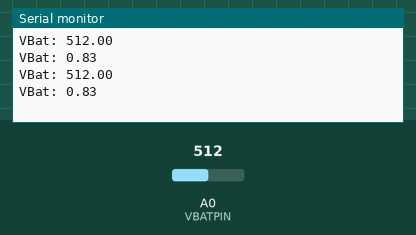
This sketch was run on a simulated Arduino Uno, built with avr-gcc and run on an emulated ATmega328P. On the bench: the last lines printed to the serial monitor. The test bench sets the inputs (shaded band); at power-on: A0 (VBATPIN) = 512.

Above: at 1.8 s.
1.9 s: A0 (VBATPIN) set to 716
At 2.7 s:
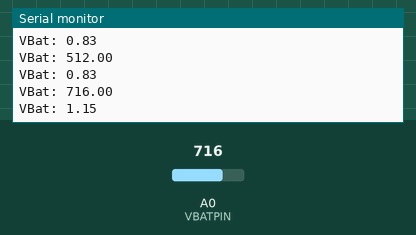
3.4 s: A0 (VBATPIN) set to 900
At 4.8 s:
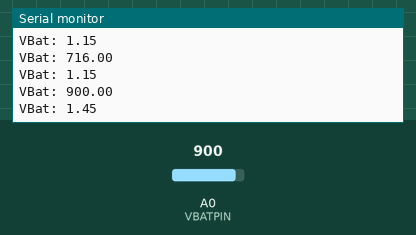
Timing chart, 0 to 6.4 s (numbered marks = the images above; inputs shaded):
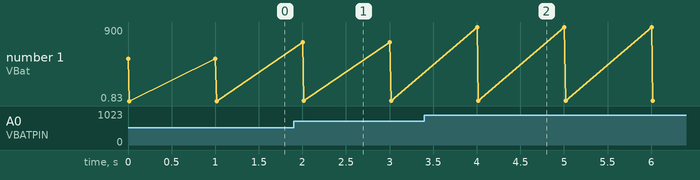

The sketch:

Battery_Voltage_Measurement.ino
```cpp
/* Small modification of Sparkfun example
 * Author Dejan Petrovic
 * 7/17/2021
 * v1.0
*/
#define VBATPIN A0
void setup() {
  Serial.begin(9600);
}
void loop() {
    float measuredvbat = analogRead(VBATPIN);
    Serial.print("VBat: " );
    Serial.println(measuredvbat);
    measuredvbat *= 2;    // we divided by 2, so multiply back
    measuredvbat *= 3.3;  // Multiply by 3.3V, our reference voltage
    measuredvbat /= 4095; // convert to voltage, 12-bit resolution
    Serial.print("VBat: " );
    Serial.println(measuredvbat);
    delay(1000);
}
```

Measured:
- after the input at 1.9 s, the serial monitor: prints a new line after 0.10 s (image 1)
- after the input at 3.4 s, the serial monitor: prints a new line after 0.60 s (image 2)
- plotted number 1: 0.83 → 1.15 after the input at 1.9 s, 1.15 → 1.45 after the input at 3.4 s
